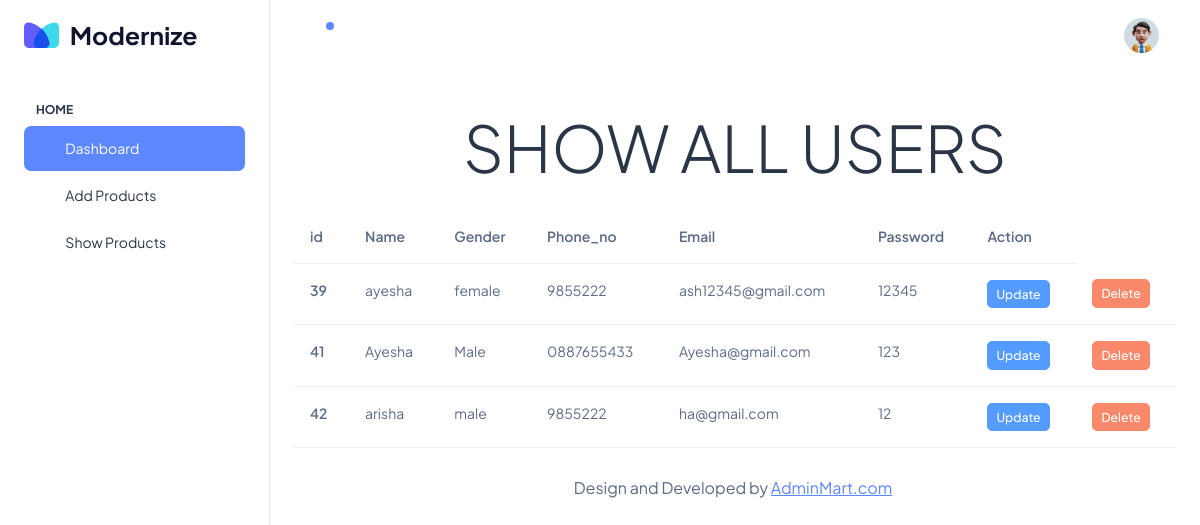
The app's page /admin/index.php with its own data.
### tables this page shows
CREATE TABLE `users` (
  `users_id` int(52) NOT NULL,
  `user_name` varchar(78) NOT NULL,
  `user_gender` varchar(74) NOT NULL,
  `user_phone_no` varchar(65) NOT NULL,
  `user_email` varchar(85) NOT NULL,
  `user_password` varchar(96) NOT NULL,
  `user_role` varchar(10) NOT NULL DEFAULT 'user'
);

### admin/index.php (the view, shortened to what this page needs)
    <?php
      require_once("../connection.php");
      require_once("sidebar.php");
      require_once("header.php");
      ?>
      <div class="container-fluid">
        <div class="row">
          <div class="col-lg-12">
              <h1 class="display-3 text-center my-4">SHOW ALL USERS</h1>
              <table class="table table-stripted">
                <thead>
                  <tr>
                    <th>id</th>
                    <th>Name</th>
                    <th>Gender</th>
                    <th>Phone_no</th>
                    <th>Email</th>
                    <th>Password</th>
                    <th>Action</th>
                  </tr>
                </thead>
                <tbody>
                  <?php
                  $select_query="SELECT * FROM `users`";
                  $result=mysqli_query($connection,$select_query);
                  while($row=mysqli_fetch_assoc($result)){
                    ?>
                      <tr>
                        <th> <?php echo $row['users_id']?></th>
                        <td> <?php echo $row['user_name']?></td>
                        <td> <?php echo $row['user_gender']?></td>
                        <td> <?php echo $row['user_phone_no']?></td>
                        <td> <?php echo $row['user_email']?></td>
                        <td> <?php echo $row['user_password']?></td>
                        <td> <a href="update_register.php?update_user&users_id=<?php echo$row['users_id']?>" class="btn btn-sm btn-info">Update </a></td>
                        <td> <a href="index.php?delete_user&users_id=<?php echo$row['users_id']?>" class="btn btn-sm btn-danger">Delete </a></td>
                      </tr>
                    <?php
                  }
                  ?>
                </tbody>
              </table>
          </div>
        </div>
        <div class="py-6 px-6 text-center">
          <p class="mb-0 fs-4">Design and Developed by <a href="https://adminmart.com/" target="_blank" class="pe-1 text-primary text-decoration-underline">AdminMart.com</a></p>
        </div>
      </div>
<?php
  require_once("footer.php");
?>

### records on screen
users: users_id "39", user_name "ayesha", user_gender "female", user_phone_no "9855222", user_email "ash12345@gmail.com", user_password "12345"
users: users_id "41", user_name "Ayesha", user_gender "Male", user_phone_no "0887655433", user_email "Ayesha@gmail.com", user_password "123"
users: users_id "42", user_name "arisha", user_gender "male", user_phone_no "9855222", user_email "ha@gmail.com", user_password "12"
